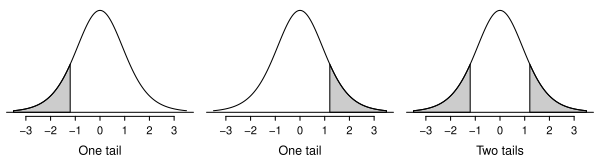

Write R code to recreate this figure.
library(openintro)

myPDF("tTails.pdf", 6, 1.6, mfrow=c(1,3), mar=c(3.3, 0.5, 0.5, 0.5))
normTail(L=-1.2, df=8)
mtext("One tail", 1, line=2.1, cex=0.75)
normTail(U=1.2, df=8)
mtext("One tail", 1, line=2.1, cex=0.75)
normTail(L=-1.2, U=1.2, df=8)
mtext("Two tails", 1, line=2.1, cex=0.75)
dev.off()


#===> plot <===#
par(las=1, mar=c(1.3,1,0.5,1), mgp=c(3,-0.2,0), mfrow=c(1,2))
X <- seq(-4,4,0.01)
Y <- dnorm(X)

plot(X, Y, type='l', axes=F, xlim=c(-3.4,3.4))
axis(1, at=c(-5,0,5), label=c(-5,'negative Z',5), cex.axis=0.7, tick=FALSE)
these <- which(X <= -0.8)
polygon(c(X[these[1]], X[these],X[rev(these)[1]]), c(0,Y[these],0), col='#CCCCCC')
lines(X, Y)
abline(h=0)
lines(c(0,0), dnorm(0)*c(0.01,0.99), col='#CCCCCC', lty=3)

plot(X, Y, type='l', axes=F, xlim=c(-3.4,3.4))
axis(1, at=c(-5,0,5), label=c(-5,'positive Z',5), cex.axis=0.7, tick=FALSE)
these <- which(X <= 0.8)
polygon(c(X[these[1]], X[these],X[rev(these)[1]]), c(0,Y[these],0), col='#CCCCCC')
lines(X, Y)
abline(h=0)
lines(c(0,0), dnorm(0)*c(0.01,0.99), col='#CCCCCC', lty=3)
